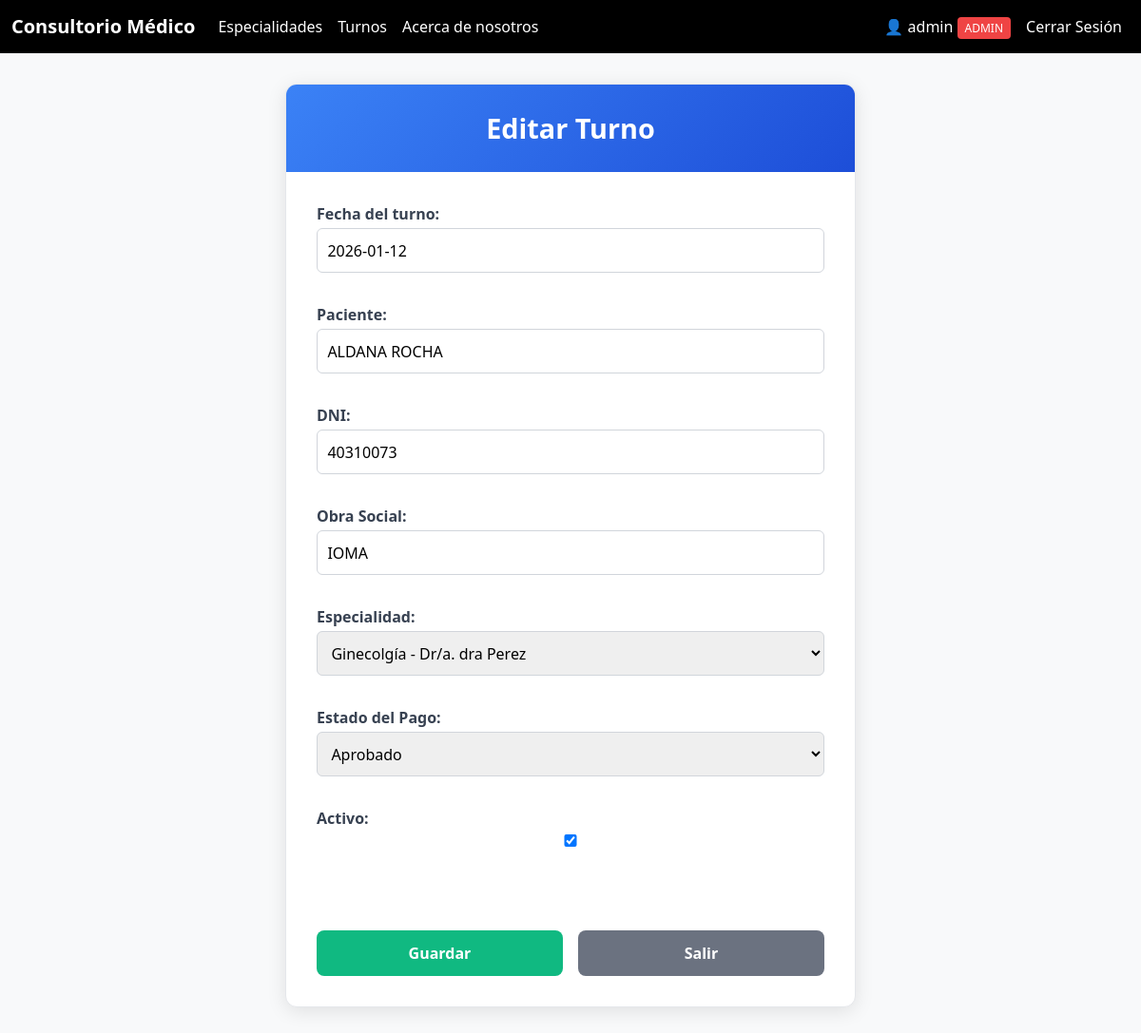
The app's page /turno/25/editar/ (signed in) with its own data.
### Turnos/models.py (models this page shows, shortened)
class Turno(models.Model):
    ESTADO_PAGO_CHOICES = [
        ('pendiente', 'Pendiente'),
        ('aprobado', 'Aprobado'),
        ('rechazado', 'Rechazado'),
        ('cancelado', 'Cancelado'),
    ]
    TIPO_PAGO_CHOICES = [
        ('completo', 'Pago Completo'),
        ('senia', 'Seña'),
    ]
    fecha = models.DateField(verbose_name="Fecha del turno")
    dni = models.IntegerField(verbose_name="DNI")
    obrasocial = models.CharField(max_length=100, null=True, blank=True, verbose_name="Obra Social")
    paciente = models.CharField(max_length=200, verbose_name="Paciente")
    email = models.EmailField(null=True, blank=True, verbose_name="Email")
    especialidad = models.ForeignKey(Especialidad, on_delete=models.CASCADE, related_name='turnos')
    usuario = models.ForeignKey(User, on_delete=models.SET_NULL, null=True, blank=True, related_name='turnos')
    pago_total = models.BooleanField(default=False, verbose_name="Pago Total")
    pago_senia = models.BooleanField(default=False, verbose_name="Pago Seña")
    tipo_pago = models.CharField(max_length=20, choices=TIPO_PAGO_CHOICES, blank=True, null=True, verbose_name="Tipo de Pago")  # ← AGREGAR ESTA LÍNEA
    monto_pagado = models.DecimalField(max_digits=10, decimal_places=2, null=True, blank=True, verbose_name="Monto Pagado")
    estado_pago = models.CharField(max_length=20, choices=ESTADO_PAGO_CHOICES, default='pendiente', verbose_name="Estado del Pago")
    preference_id = models.CharField(max_length=100, blank=True, null=True)
    payment_id = models.CharField(max_length=100, blank=True, null=True)
    fecha_creacion = models.DateTimeField(auto_now_add=True)
    fecha_actualizacion = models.DateTimeField(auto_now=True)
    activo = models.BooleanField(default=True, verbose_name="Activo")
    class Meta:
        verbose_name = 'Turno'
        verbose_name_plural = 'Turnos'
        ordering = ['-fecha', '-fecha_creacion']  # Más recientes primero
        permissions = [
            ("puede_ver_todos_turnos", "Puede ver todos los turnos"),
            ("puede_gestionar_turnos", "Puede gestionar turnos"),
        ]

### Turnos/views.py (the view)
# urls.py: path('<int:pk>/editar/', EditarTurno.as_view(), name='editar_turno'),
class EditarTurno(LoginRequiredMixin, EsAdminMixin, UpdateView):
    model = Turno
    template_name = 'editar_turno.html'
    fields = ['fecha', 'paciente', 'dni', 'obrasocial', 'especialidad', 'estado_pago', 'activo']
    success_url = reverse_lazy('lista_turnos')

### Especialidad/models.py (called while the page is built)
    def __str__(self):
        return f'{self.tipo} - Dr/a. {self.doctor}'

### Turnos/views.py (called while the page is built)
    def test_func(self):
        return self.request.user.is_superuser or self.request.user.is_staff

### Turnos/templates/editar_turno.html (shortened to what this page needs)
{% extends 'base.html' %}
{% block content %}
<div class="turno-form-container">
    <div class="turno-form-header">
        <h3>Editar Turno</h3>
    </div>
    <div class="turno-form-body">
        <form method="POST">
            {{ form.as_p }}
    </div>
    <div class="turno-form-actions">
        <button type="submit" class="btn-guardar">Guardar</button>
        <a href="/turno/" class="btn-salir">Salir</a>
    </div>
</div>
{% endblock %}

### templates/base.html (shortened to what this page needs)
{% load static %}
<!DOCTYPE html>
<html lang="es">
<head>
    <link href="https://cdn.jsdelivr.net/npm/bootstrap@5.3.8/dist/css/bootstrap.min.css" rel="stylesheet">
</head>
<body class="bg-light">
<nav class="navbar navbar-expand-lg" style="background-color: #000;">
    <div class="container-fluid">
        <a class="navbar-brand text-white fw-bold" href="/">Consultorio Médico</a>
        <div class="collapse navbar-collapse" id="navbarNav">
            <ul class="navbar-nav">
                <li class="nav-item">
                    <a class="nav-link text-white {% if request.path == '/esp/' %}fw-bold{% endif %}"
                       href="/esp">Especialidades</a>
                </li>
                <li class="nav-item">
                    <a class="nav-link text-white {% if request.path == '/turno/' %}fw-bold{% endif %}"
                       href="/turno">Turnos</a>
                </li>
                <li class="nav-item">
                    <a class="nav-link text-white" href="/aboutus">Acerca de nosotros</a>
                </li>
            </ul>
            <ul class="navbar-nav ms-auto">
                {% if user.is_authenticated %}
                    <li class="nav-item">
                        <span class="nav-link text-white">
                            👤 {{ user.username }}
                            {% if user.is_superuser or user.is_staff %}
                                <span style="background-color: #ef4444; padding: 0.2rem 0.5rem; border-radius: 4px; font-size: 0.75rem;">ADMIN</span>
                            {% endif %}
                        </span>
                    </li>
                    <li class="nav-item">
                        <a class="nav-link text-white" href="{% url 'logout' %}">Cerrar Sesión</a>
                    </li>
                {% endif %}
            </ul>
        </div>
    </div>
</nav>
<div class="container my-4">
    {% block content %}{% endblock %}
</div>
</body>
</html>

### Turnos/templates/editar_turno.html (style rules this page uses)
.turno-form-container { max-width: 600px; margin: 2rem auto; background: white; border-radius: 12px; padding: 0; overflow: hidden; box-shadow: 0 4px 20px rgba(0,0,0,0.1); border: 1px solid #e5e7eb; }
.turno-form-header { background: linear-gradient(135deg, #3b82f6 0%, #1d4ed8 100%); color: white; padding: 1.8rem; text-align: center; }
.turno-form-header h3 { margin: 0; font-size: 1.8rem; font-weight: 600; }
.turno-form-body { padding: 2rem; }
.turno-form-body label { font-weight: 600; color: #374151; }
.turno-form-body input, .turno-form-body select { width: 100%; padding: .65rem; margin-top: .2rem; margin-bottom: 1rem; border-radius: 6px; border: 1px solid #d1d5db; transition: border-color 0.3s ease; }
.turno-form-actions { display: flex; justify-content: space-between; padding: 1.5rem 2rem 2rem; gap: 1rem; }
.btn-guardar { flex: 1; background-color: #10b981; border: none; padding: 0.75rem; border-radius: 8px; color: white; font-weight: 600; transition: all .3s ease; cursor: pointer; }
.btn-salir { flex: 1; background-color: #6b7280; border: none; padding: 0.75rem; border-radius: 8px; color: white; font-weight: 600; text-align: center; text-decoration: none; transition: all .3s ease; }

### records on screen
Turno: fecha "2026-01-12", paciente "ALDANA ROCHA", dni "40310073", obrasocial "IOMA", especialidad "Ginecolgía - Dr/a. dra Perez", estado_pago "Aprobado", activo "☑"

### other values on screen
{{ user.username }} "admin"
